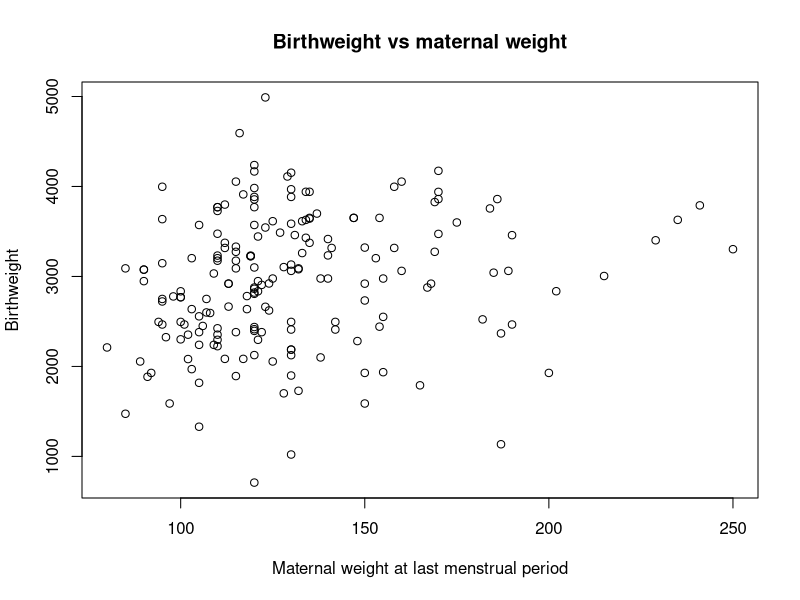
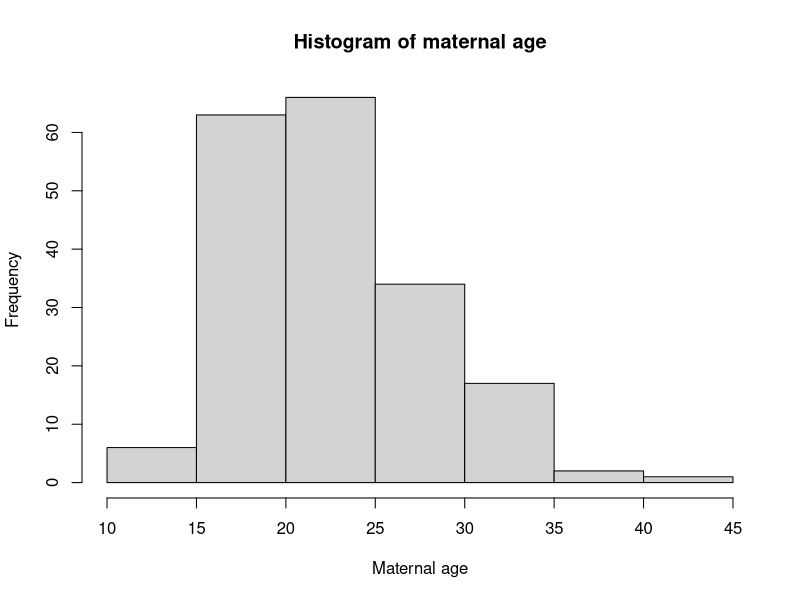
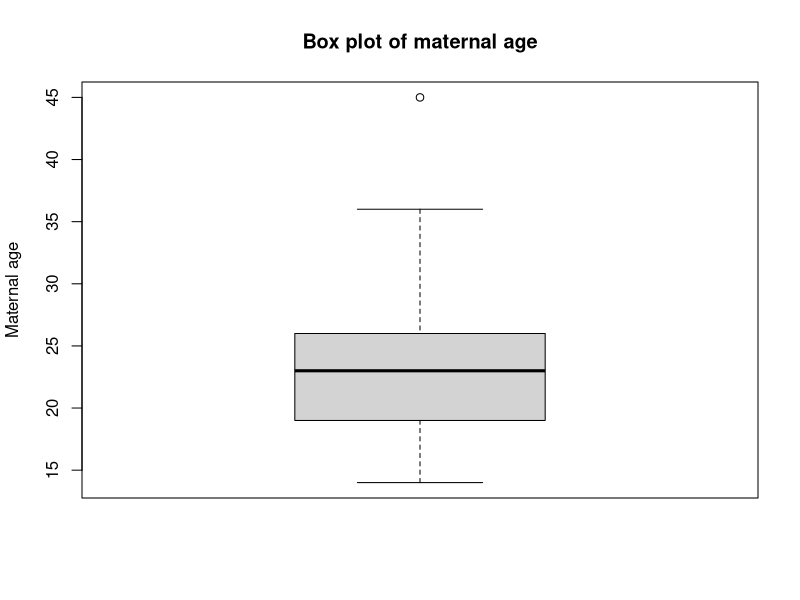

Source code (R) for these figures, in order:
## ---- chunk 1
knitr::opts_chunk$set(echo = TRUE)

if (!exists("show.solutions"))
    show.solutions <- F
## show output for solutions copy only, use as results=hide.results()
hide.results <- function() ifelse(show.solutions, "markup", "hide")
## show code and output for solutions copy only, use as include=hide.all()
hide.all <- function() show.solutions
## show figure for solutions copy only, use as show.fig=hide.figure()
hide.figure <- function() ifelse(show.solutions, "asis", "hide")
## ---- chunk 2
#load knitr library
#  if it is not installed, run this: install.packages("knitr")
library(knitr)

#Define a vector of variable names
Variable<-c("id","low","age","lwt","race","smoke","ptl","ht","ui","ftv","bwt")

#Define a vector of variable descriptions
Description<-c(
  "identification code",
  "low birthweight (0 = birthweight>=2500g, 1 = birthweight<2500g)",
  "age of mother (years)",
  "weight of mother at last menstrual period (pounds)",
  "race (1 = white, 2 = black, 3 = other)",
  "smoked during pregnancy (0 = no, 1 = yes)",
  "premature labour history (count)",
  "has history of hypertension (0 = no, 1 = yes)",
  "presence of uterine irritability (0 = no, 1 = yes)",
  "number of visits to physician during 1st trimester",
  "birthweight (grams)"
)
  
#Define a dataframe containing variable names and descriptions
tabdat<-data.frame(Variable,Description)

#Generate table in RMarkdown document
kable(tabdat)

## ---- chunk 3
lbw <- read.csv("lbw.csv")
## ---- chunk 4
names(lbw)
## ---- chunk 5
lbw$bwt
## ---- chunk 6
lbw[1,]
lbw[,1]
lbw[2,1]
## ---- chunk 7
cat("**As bwt is the variable corresponding to column 11 in the lbw data frame, we can use either of the following commands:**\n")
## ---- chunk 8
lbw[,"bwt"]

#or

lbw[,11]

## ---- chunk 9
lbw$vlow <- lbw$bwt < 1500 
## ---- chunk 10
cat("**Using names and head we can see that vlow has been added to the lbw data frame:**\n")
## ---- chunk 11
names(lbw)
## ---- chunk 12
head(lbw) 
## ---- chunk 13
mean(lbw$age)
sd(lbw$age)
median(lbw$age) 
IQR(lbw$age) 
mad(lbw$age) 
min(lbw$age) 
max(lbw$age) 
range(lbw$age) 
summary(lbw$age) 
## ---- chunk 14
cat("**These functions compute the following statistics: mean, standard deviation, median, interquartile range, mean absolute deviation, minimum, maximum, range, and list of minimum, lower quartile, median, mean, upper quartile and maximum.**\n")
## ---- chunk 15
cat("**The mean and standard deviation of age for mothers who have offspring with low birthweight (bwt<2500) can be computed using:**\n")
## ---- chunk 16
mean(lbw$age[lbw$bwt<2500])
sd(lbw$age[lbw$bwt<2500])

## or

mean(lbw$age[lbw$low==1])
sd(lbw$age[lbw$low==1])
## ---- chunk 17
cor(lbw$lwt, lbw$bwt)
## ---- chunk 18
cat("**Likewise, the correlation of age with lwt and bwt can be computed using:**\n")
## ---- chunk 19
cor(lbw$age, lbw$lwt)
cor(lbw$age, lbw$bw)
## ---- chunk 20
table(lbw$ptl)
## ---- chunk 21
table(lbw$ptl, lbw$smoke)
## ---- chunk 22
cat("**The cross-tabulation of ptl and smoke can be assigned to ptl_smoke using:**\n")
## ---- chunk 23
ptl_smoke <- table(lbw$ptl, lbw$smoke) 
## ---- chunk 24
cat("**The three-way cross-tabulation of ptl, smoke and ht can be generated using:**\n")
## ---- chunk 25
table(lbw[,c("ptl", "smoke", "ht")])
## ---- chunk 26
cat("**Each command gives row proportions, column proportions and overall proportions respectively.**\n")
## ---- chunk 27
plot(lbw$lwt, lbw$bwt, xlab = "Maternal weight at last menstrual period", 
    ylab = "Birthweight", main = "Birthweight vs maternal weight")

## ---- chunk 28
# The histogram of age can be plotted using:
hist(lbw$age, xlab="Maternal age", main="Histogram of maternal age") 
## ---- chunk 29
# The box plot of age can be plotted using:
boxplot(lbw$age, ylab="Maternal age", main="Box plot of maternal age") 
## ---- chunk 30
lm(bwt ~ lwt, data=lbw) 
## ---- chunk 31
model <- lm(bwt ~ lwt, data=lbw)
## ---- chunk 32
cat("**The summary function gives you more information on the regression model (e.g. standard errors of the regression coefficients):**\n")
## ---- chunk 33
summary(model)
## ---- chunk 34
cat("**The names function can be used to show the components within model:**\n")
## ---- chunk 35
names(model)
